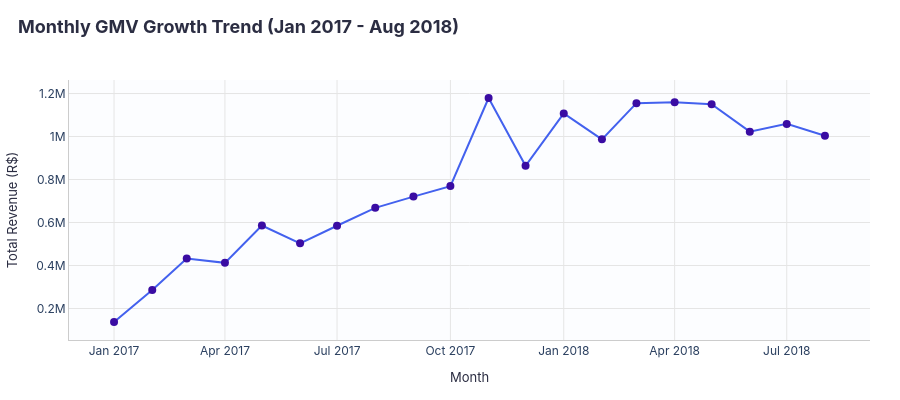

Source (notebook cell):
### Markdown cell above
## 5. Revenue Intelligence

This section focuses on revenue distribution, growth dynamics, and structural concentration across time, geography, and partners. 

We analyze:
* **Monthly GMV Trend:** Tracking overall sales velocity and seasonality.
* **Geographical Revenue Distribution:** Mapping where demand is concentrated.
* **Pareto Analysis (Sellers):** Testing the 80/20 rule to determine how concentrated our revenue is among sellers.
* **Pareto Analysis (Categories):** Understanding category concentration.

### Code cell
# 1. Monthly Revenue (GMV) Trend
monthly_trend = monthly_kpis.sort_values(by="purchase_cohort").copy()
# Filter out extremely low-volume startup/shutdown months to show a clean trend
monthly_trend = monthly_trend[(monthly_trend["purchase_cohort"] >= "2017-01") & (monthly_trend["purchase_cohort"] <= "2018-08")]

fig_monthly_trend = px.line(
    monthly_trend,
    x="purchase_cohort",
    y="total_gmv_brl",
    markers=True,
    line_shape="linear",
    labels={"purchase_cohort": "Month", "total_gmv_brl": "Total GMV (R$)"}
)
fig_monthly_trend.update_traces(line_color=PALETTE["primary"], marker=dict(size=8, color=PALETTE["secondary"]))
apply_layout(fig_monthly_trend, "Monthly GMV Growth Trend (Jan 2017 - Aug 2018)", "Month", "Total Revenue (R$)", height=400)
fig_monthly_trend.show()

# 2. Revenue by State (Top 10 States)
top_states = geography_kpis.sort_values(by="total_revenue_brl", ascending=False).head(10).copy()
fig_states = px.bar(
    top_states,
    x="customer_state",
    y="total_revenue_brl",
    color="total_revenue_brl",
    color_continuous_scale="Tealgrn",
    labels={"customer_state": "State", "total_revenue_brl": "Total GMV (R$)"},
    text_auto=".2s"
)
apply_layout(fig_states, "Top 10 States by Revenue (GMV)", "State", "Total Revenue (R$)", height=400)
fig_states.update_layout(coloraxis_showscale=False)
fig_states.show()

# 3. Pareto Analysis on Sellers
sellers_sorted = seller_kpis.sort_values(by="total_revenue_brl", ascending=False).reset_index(drop=True).copy()
sellers_sorted["cum_revenue"] = sellers_sorted["total_revenue_brl"].cumsum()
total_revenue = sellers_sorted["total_revenue_brl"].sum()
sellers_sorted["cum_rev_pct"] = (sellers_sorted["cum_revenue"] / total_revenue) * 100
sellers_sorted["seller_pct"] = ((sellers_sorted.index + 1) / len(sellers_sorted)) * 100

# Find the exact percentage of sellers generating 80% of revenue
pareto_threshold = sellers_sorted[sellers_sorted["cum_rev_pct"] >= 80].iloc[0]
pct_sellers_for_80 = pareto_threshold["seller_pct"]

fig_pareto = go.Figure()
fig_pareto.add_trace(go.Scatter(
    x=sellers_sorted["seller_pct"],
    y=sellers_sorted["cum_rev_pct"],
    mode="lines",
    line=dict(color=PALETTE["accent"], width=3),
    name="Cumulative Revenue %"
))
# Reference lines
fig_pareto.add_hline(y=80, line_dash="dash", line_color=PALETTE["grey_dark"], annotation_text="80% Revenue Target", annotation_position="bottom right")
fig_pareto.add_vline(x=pct_sellers_for_80, line_dash="dash", line_color=PALETTE["grey_dark"], 
                     annotation_text=f"{pct_sellers_for_80:.1f}% of Sellers", annotation_position="top left")

apply_layout(fig_pareto, "Seller Pareto Analysis: Revenue Concentration", "% of Sellers (Ranked)", "% of Cumulative Revenue", height=450)
fig_pareto.show()

print(f"Pareto Calculation Summary:")
print(f" - Total Platform Revenue Analyzed : R$ {total_revenue:,.2f}")
print(f" - {pct_sellers_for_80:.2f}% of Sellers generate 80% of the total revenue.")

### Figure 1 — Plotly figure (JSON) as saved in the notebook; plotly's stock layout.template omitted (floating-point values rounded to 4 significant figures)
{"data": [{"hovertemplate": "Month=%{x}<br>Total GMV (R$)=%{y}<extra></extra>", "legendgroup": "", "line": {"color": "#4361EE", "dash": "solid", "shape": "linear"}, "marker": {"color": "#3A0CA3", "size": 8, "symbol": "circle"}, "mode": "lines+markers", "name": "", "orientation": "v", "showlegend": false, "type": "scatter", "x": ["2017-01", "2017-02", "2017-03", "2017-04", "2017-05", "2017-06", "2017-07", "2017-08", "2017-09", "2017-10", "2017-11", "2017-12", "2018-01", "2018-02", "2018-03", "2018-04", "2018-05", "2018-06", "2018-07", "2018-08"], "xaxis": "x", "y": [137200.0, 286300.0, 432000.0, 412400.0, 586200.0, 503000.0, 585000.0, 668200.0, 720400.0, 769300.0, 1179000.0, 863500.0, 1107000.0, 986900.0, 1155000.0, 1160000.0, 1150000.0, 1023000.0, 1059000.0, 1003000.0], "yaxis": "y"}], "layout": {"font": {"family": "Inter, Arial, sans-serif", "size": 12}, "height": 400, "legend": {"tracegroupgap": 0}, "margin": {"b": 60, "l": 60, "r": 30, "t": 80}, "paper_bgcolor": "white", "plot_bgcolor": "#FCFDFF", "showlegend": false, "title": {"font": {"color": "#2B2D42", "family": "Inter, Arial, sans-serif", "size": 18}, "text": "<b>Monthly GMV Growth Trend (Jan 2017 - Aug 2018)</b>", "x": 0.02, "y": 0.95}, "xaxis": {"anchor": "y", "domain": [0, 1], "gridcolor": "#E5E5E5", "linecolor": "#CCCCCC", "showgrid": true, "title": {"font": {"color": "#2B2D42", "family": "Inter, Arial, sans-serif", "size": 13}, "text": "Month"}}, "yaxis": {"anchor": "x", "domain": [0, 1], "gridcolor": "#E5E5E5", "linecolor": "#CCCCCC", "showgrid": true, "title": {"font": {"color": "#2B2D42", "family": "Inter, Arial, sans-serif", "size": 13}, "text": "Total Revenue (R$)"}}}}
